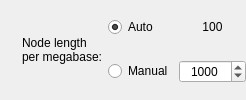
        <widget class="QWidget" name="widget_24" native="true">
         <layout class="QHBoxLayout" name="horizontalLayout_7">
          <property name="leftMargin">
           <number>0</number>
          </property>
          <property name="topMargin">
           <number>0</number>
          </property>
          <property name="rightMargin">
           <number>0</number>
          </property>
          <property name="bottomMargin">
           <number>0</number>
          </property>
          <item>
           <spacer name="horizontalSpacer_28">
            <property name="orientation">
             <enum>Qt::Horizontal</enum>
            </property>
            <property name="sizeType">
             <enum>QSizePolicy::Expanding</enum>
            </property>
            <property name="sizeHint" stdset="0">
             <size>
              <width>0</width>
              <height>20</height>
             </size>
            </property>
           </spacer>
          </item>
          <item>
           <widget class="InfoTextWidget" name="nodeLengthPerMegabaseInfoText" native="true">
            <property name="sizePolicy">
             <sizepolicy hsizetype="Fixed" vsizetype="Fixed">
              <horstretch>0</horstretch>
              <verstretch>0</verstretch>
             </sizepolicy>
            </property>
            <property name="minimumSize">
             <size>
              <width>16</width>
              <height>16</height>
             </size>
            </property>
           </widget>
          </item>
          <item>
           <widget class="QLabel" name="label_12">
            <property name="sizePolicy">
             <sizepolicy hsizetype="Minimum" vsizetype="Preferred">
              <horstretch>0</horstretch>
              <verstretch>0</verstretch>
             </sizepolicy>
            </property>
            <property name="text">
             <string>Node length
per megabase:</string>
            </property>
           </widget>
          </item>
          <item>
           <widget class="QWidget" name="widget_10" native="true">
            <layout class="QGridLayout" name="gridLayout_17">
             <property name="leftMargin">
              <number>0</number>
             </property>
             <property name="topMargin">
              <number>0</number>
             </property>
             <property name="rightMargin">
              <number>0</number>
             </property>
             <property name="bottomMargin">
              <number>0</number>
             </property>
             <item row="0" column="0">
              <widget class="QRadioButton" name="nodeLengthPerMegabaseAutoRadioButton">
               <property name="focusPolicy">
                <enum>Qt::StrongFocus</enum>
               </property>
               <property name="text">
                <string>Auto</string>
               </property>
               <property name="checked">
                <bool>true</bool>
               </property>
              </widget>
             </item>
             <item row="1" column="0">
              <widget class="QRadioButton" name="nodeLengthPerMegabaseManualRadioButton">
               <property name="focusPolicy">
                <enum>Qt::StrongFocus</enum>
               </property>
               <property name="text">
                <string>Manual</string>
               </property>
              </widget>
             </item>
             <item row="0" column="1">
              <widget class="QLabel" name="nodeLengthPerMegabaseAutoLabel">
               <property name="text">
                <string>100</string>
               </property>
               <property name="alignment">
                <set>Qt::AlignCenter</set>
               </property>
              </widget>
             </item>
             <item row="1" column="1">
              <widget class="QDoubleSpinBox" name="nodeLengthPerMegabaseManualSpinBox">
               <property name="sizePolicy">
                <sizepolicy hsizetype="Minimum" vsizetype="Fixed">
                 <horstretch>0</horstretch>
                 <verstretch>0</verstretch>
                </sizepolicy>
               </property>
               <property name="focusPolicy">
                <enum>Qt::StrongFocus</enum>
               </property>
               <property name="alignment">
                <set>Qt::AlignCenter</set>
               </property>
               <property name="decimals">
                <number>0</number>
               </property>
               <property name="minimum">
                <double>0.000000000000000</double>
               </property>
               <property name="maximum">
                <double>1000000.000000000000000</double>
               </property>
               <property name="singleStep">
                <double>100.000000000000000</double>
               </property>
               <property name="value">
                <double>1000.000000000000000</double>
               </property>
              </widget>
             </item>
            </layout>
           </widget>
          </item>
          <item>
           <spacer name="horizontalSpacer_27">
            <property name="orientation">
             <enum>Qt::Horizontal</enum>
            </property>
            <property name="sizeType">
             <enum>QSizePolicy::Expanding</enum>
            </property>
            <property name="sizeHint" stdset="0">
             <size>
              <width>0</width>
              <height>20</height>
             </size>
            </property>
           </spacer>
          </item>
         </layout>
        </widget>
